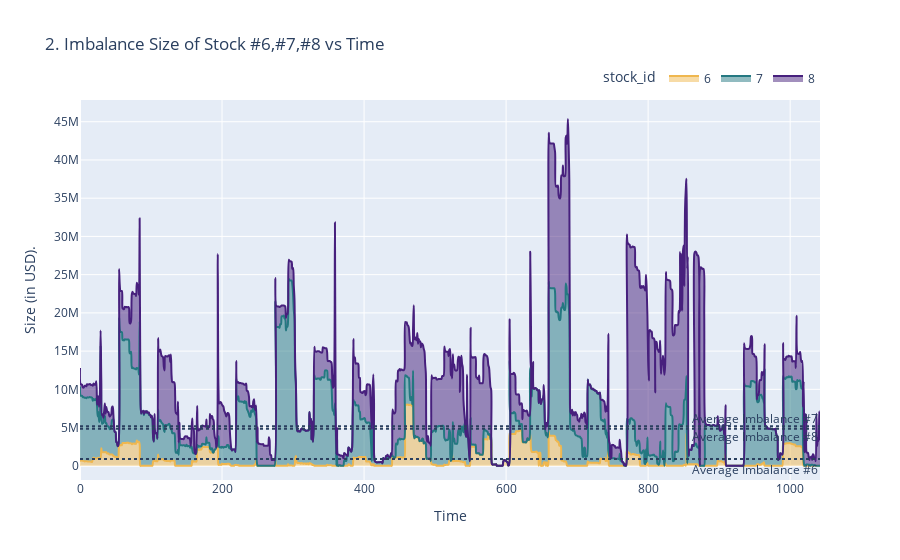

Write notebook code for a chart like this one.
### Markdown cell above
<div>
    <h1 style="font-family:  'Garamond', 'Lucida Sans', sans-serif; text-align: center; color: #263A29; font-weight: bold; font-size: 36px;">
    II. Imbalance Size vs Time
    </h1>
</div>
<hr>

### Code cell
stock678 = train_data.query("stock_id==6 | stock_id==7 | stock_id==8")
stock678["date_time"] = stock678["date_id"].astype(str)+"_"+stock678["time_id"].astype(str)
stock678.reset_index(inplace=True,drop=True)

fig = px.area(stock678, x=stock678.index//3, y=["imbalance_size"],color="stock_id",
              title="2. Imbalance Size of Stock #6,#7,#8 vs Time",line_shape='spline',
              color_discrete_map={6: "#EFB74F",7: "#247881",8:"#47207D"})

fig.add_hline(y=train_data.query("stock_id==6")["imbalance_size"].mean(), line_dash="dot", annotation_text="Average Imbalance #6", annotation_position="bottom right")
fig.add_hline(y=train_data.query("stock_id==7")["imbalance_size"].mean(), line_dash="dot", annotation_text="Average Imbalance #7", annotation_position="top right")
fig.add_hline(y=train_data.query("stock_id==8")["imbalance_size"].mean(), line_dash="dot", annotation_text="Average Imbalance #8", annotation_position="bottom right")
fig.update_layout(xaxis_title="Time", yaxis_title="Size (in USD).",legend=dict(orientation="h", yanchor="bottom", y=1.02, xanchor="right", x=1))
fig.show()

### Figure 1 — Plotly figure (JSON) as saved in the notebook; plotly's stock layout.template omitted (floating-point values rounded to 4 significant figures; data arrays with more than 128 entries replaced by an {"elided": "..."} marker saying what was removed)
{"data": [{"fillpattern": {"shape": ""}, "hovertemplate": "stock_id=6<br>variable=imbalance_size<br>x=%{x}<br>value=%{y}<extra></extra>", "legendgroup": "6", "line": {"color": "#EFB74F", "shape": "spline"}, "marker": {"symbol": "circle"}, "mode": "lines", "name": "6", "orientation": "v", "showlegend": true, "stackgroup": "1", "type": "scatter", "x": {"elided": "1043 int values"}, "xaxis": "x", "y": {"elided": "1043 float values"}, "yaxis": "y"}, {"fillpattern": {"shape": ""}, "hovertemplate": "stock_id=7<br>variable=imbalance_size<br>x=%{x}<br>value=%{y}<extra></extra>", "legendgroup": "7", "line": {"color": "#247881", "shape": "spline"}, "marker": {"symbol": "circle"}, "mode": "lines", "name": "7", "orientation": "v", "showlegend": true, "stackgroup": "1", "type": "scatter", "x": {"elided": "1043 int values"}, "xaxis": "x", "y": {"elided": "1043 float values"}, "yaxis": "y"}, {"fillpattern": {"shape": ""}, "hovertemplate": "stock_id=8<br>variable=imbalance_size<br>x=%{x}<br>value=%{y}<extra></extra>", "legendgroup": "8", "line": {"color": "#47207D", "shape": "spline"}, "marker": {"symbol": "circle"}, "mode": "lines", "name": "8", "orientation": "v", "showlegend": true, "stackgroup": "1", "type": "scatter", "x": {"elided": "1043 int values"}, "xaxis": "x", "y": {"elided": "1043 float values"}, "yaxis": "y"}], "layout": {"annotations": [{"showarrow": false, "text": "Average Imbalance #6", "x": 1, "xanchor": "right", "xref": "x domain", "y": 889700.0, "yanchor": "top", "yref": "y"}, {"showarrow": false, "text": "Average Imbalance #7", "x": 1, "xanchor": "right", "xref": "x domain", "y": 4861000.0, "yanchor": "bottom", "yref": "y"}, {"showarrow": false, "text": "Average Imbalance #8", "x": 1, "xanchor": "right", "xref": "x domain", "y": 5183000.0, "yanchor": "top", "yref": "y"}], "legend": {"orientation": "h", "title": {"text": "stock_id"}, "tracegroupgap": 0, "x": 1, "xanchor": "right", "y": 1.02, "yanchor": "bottom"}, "shapes": [{"line": {"dash": "dot"}, "type": "line", "x0": 0, "x1": 1, "xref": "x domain", "y0": 889700.0, "y1": 889700.0, "yref": "y"}, {"line": {"dash": "dot"}, "type": "line", "x0": 0, "x1": 1, "xref": "x domain", "y0": 4861000.0, "y1": 4861000.0, "yref": "y"}, {"line": {"dash": "dot"}, "type": "line", "x0": 0, "x1": 1, "xref": "x domain", "y0": 5183000.0, "y1": 5183000.0, "yref": "y"}], "title": {"text": "2. Imbalance Size of Stock #6,#7,#8 vs Time"}, "xaxis": {"anchor": "y", "domain": [0.0, 1.0], "title": {"text": "Time"}}, "yaxis": {"anchor": "x", "domain": [0.0, 1.0], "title": {"text": "Size (in USD)."}}}}
